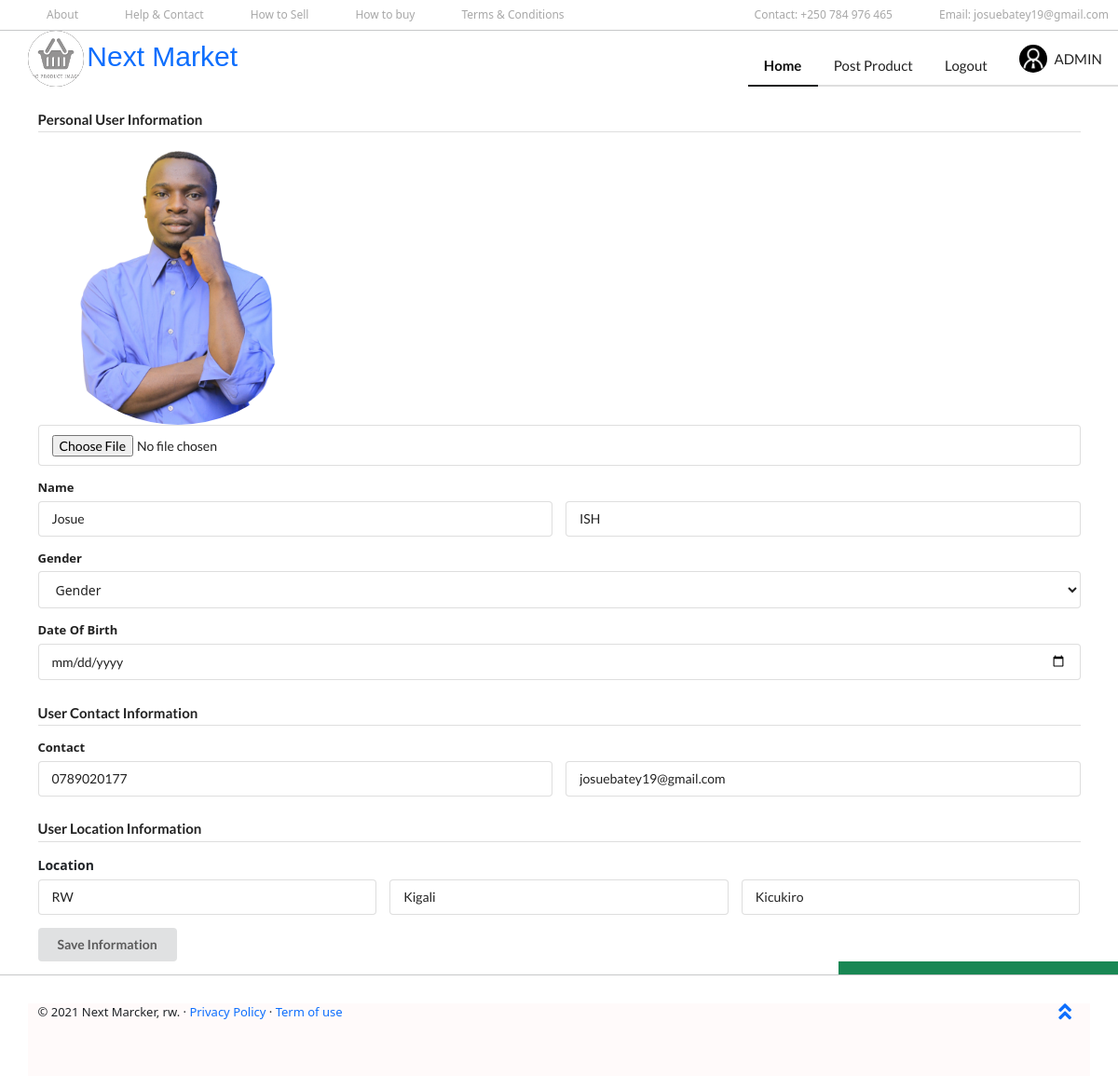
The app's page /accounts/profile/setting/personal-details (signed in) with its own data.
### Item/models.py (models this page shows)
class User(AbstractUser):
    gender = (
        ('O', 'Others'),
        ('M', 'Male'),
        ('F', 'Female')
    )
    dob         = models.DateTimeField(null=True)
    sex         = models.CharField(max_length=10, choices =gender, default='Others')
    picture     = models.ImageField(upload_to='profile/', null=False, blank=False)
    phone        = models.CharField(max_length=255, default='(000) 000 000 000')
    country     = CountryField()
    city        = models.CharField(max_length=255)
    district    = models.CharField(max_length=255, default='Kicukiro')
    def __str__(self):
        return self.username

### Item/views.py (the view, shortened to what this page needs)
# urls.py: path('accounts/profile/setting/personal-details',PersomalDetailsView.as_view(), name='personal_details'),
class PersomalDetailsView(View):
    def get(self, request):
        context ={
            'user' : User.objects.all().filter(username=request.user)
        }
        return render(request, 'accounts/personal-details.html',context)

### templates/accounts/personal-details.html (shortened to what this page needs)
{% extends 'partial/base.html' %}
{% load static %}
{% block content%}
    <main>
        <div class="container">
            <form class="ui form" action="" method="post">
                {% for user_details in user %}
                <h4 class="ui dividing header">Personal User Information</h4>
                <div class="field">
                    <div class="field" style="margin-top:0px; text-align:center;">
                        <img class="ui medium circular image" src="{{user_details.picture.url}}" alt="">
                        <input type="file" name="picture" id="" />
                    </div>
                    <label>Name</label>
                    <div class="two fields">
                      <div class="field">
                        <input type="text" name="first-name" placeholder="First-Name" value="{{user_details.first_name}}">
                      </div>
                      <div class="field">
                        <input type="text" name="last-name" placeholder="Last-Name" value="{{user_details.last_name}}">
                      </div>
                    </div>
                    <div class="field">
                        <label>Gender</label>
                        <select name="gender">
                          <option value="">Gender</option>
                        </select>
                    </div>
                    <div class="field">
                        <label>Date Of Birth</label>
                        <input type="date" name="dob" id="" value="{{user_details.dob}}">
                    </div>
                  </div>
                  <h4 class="ui dividing header">User Contact Information</h4>
                <div class="field">
                    <label>Contact</label>
                    <div class="two fields">
                      <div class="field">
                        <input type="text" name="phone-number" placeholder="Phone Number" value="{{user_details.phone}}">
                      </div>
                      <div class="field">
                        <input type="email" name="email-address" placeholder="Email Address" value="{{user_details.email}}">
                      </div>
                    </div>
                </div>
                <h4 class="ui dividing header">User Location Information</h4>
                <label>Location</label>
                <div class="three fields">
                    <div class="field">
                        <input type="text" name="country" id="" value="{{user_details.country}}" placeholder="Country">
                    </div>
                    <div class="field">
                        <input type="text" name="city" id="" value="{{user_details.city}}" placeholder="city">
                    </div>
                    <div class="field">
                        <input type="text" name="district" id="" value="{{user_details.district}}" placeholder="District">
                    </div>
                </div>
                <div class="field">
                    <button class="ui button" id="" type="submit">Save Information</button>
                </div>
            {% endfor %}
            </form>
        </div>
    </main>
    <div class="text-right bg-success w-25 position-absolute button-0 end-0 p-2" >
    </div>
{% endblock content%}

### Item/templates/partial/base.html (shortened to what this page needs)
{% load static%}
<!DOCTYPE html>
<html lang="en" >
<head>
    <link   href="https://cdn.jsdelivr.net/npm/bootstrap@5.0.2/dist/css/bootstrap.min.css"
            rel="stylesheet"
    >
    <link rel="stylesheet" href="https://cdn.jsdelivr.net/npm/bootstrap-icons@1.5.0/font/bootstrap-icons.css">
    <link rel="stylesheet" href="{% static 'css/bootstrap/bootstrap.min.css' %}">
    <link rel="stylesheet" href="{% static 'css/main.css'%}">
<link rel="stylesheet" href="https://cdnjs.cloudflare.com/ajax/libs/semantic-ui/2.2.2/semantic.min.css"
integrity="sha512-+vQ+jSa1HG6gePn+YmXcXoemUtDTMeEJOM5rs4eS1rClpOnKm2WAZRS/rjWZkSnna1mAMZ8upmOxrJgoUKX9lQ=="
crossorigin="anonymous"
referrerpolicy="no-referrer" />
  <link rel="stylesheet" type="text/css" href="https://cdnjs.cloudflare.com/ajax/libs/semantic-ui/2.4.1/semantic.min.css">
  <link href="https://cdn.jsdelivr.net/npm/bootstrap@5.1.3/dist/css/bootstrap.min.css" rel="stylesheet">
</head>
<body class="">
    <div id="head">
      <div class="ui navbar">
          <a href="" class="item">About</a>
          <a href="" class="item">Help & Contact</a>
          <a href="" class="item">How to Sell</a>
          <a href="" class="item">How to buy</a>
          <a href="" class="item">Terms & Conditions</a>
      </div>
      <div class="ui navbar right contact-head">
          <a href="" class="item">Contact: +250 784 976 465</a>
          <a href="" class="item">Email: josuebatey19@gmail.com</a>
      </div>
    </div>
    <div class="hr"><hr class="p-0 m-0"></div>
    <header class="header">
        <div class="logo">
            <a href="/">
                <img class="ui right spaced avatar image" src="{% static 'images/logo.png'%}" style="background-color: black;">
                Next Market
            </a>
        </div>
        <nav class="nav-base" style="">
          <div class="ui large secondary pointing menu right" style="line-height:30px">
            <a class="item active" href="/">
              Home
            </a>
            <a class="item" href="{% url 'Item:add-item' %}">
              Post Product
            </a>
            {% if  request.user.is_authenticated  %}
            <div class="right menu">
              <a class="ui item" href="{% url 'account_logout' %}">
                Logout
              </a>
            </div>
            {% endif%}
            <a class="item" href="{% url 'Item:profile' %}">
              <img class="ui right spaced avatar image" src="{% static 'images/user.png'%}" style="background-color: black;">
              {{request.user.username|upper}}
            </a>
          </div>
        </nav>
    </header>
    {% block content%}
    {% endblock content%}
    <hr class="featurette-divider">
  <footer class="container pb-5">
    <p class="float-end"><a href="#"><i class="icon angle double up" style="font-size: 22px; "></i> </a></p>
    <p>&copy; 2021 Next Marcker, rw. &middot; <a href="#">Privacy Policy</a> &middot; <a href="#">Term of use</a></p>
  </footer>
</body>
</html>

### static/css/main.css (style rules this page uses)
body { padding: 0px; margin: 0px; background: #dfdfe3; font-family: verdana, "sans-serif"; text-align: justify; box-sizing: border-box; }
* > body a { text-decoration: none; }
.header { display: flex; line-height: 30px; }
header > div { margin-top: 0px; }
#head { display: none; }
.logo { flex: 3; line-height: 30px; }
.logo a { line-height: 50px; margin-left: 10px; font-size: 22px; font-family: Verdana, "Geneva", Tahoma, sans-serif; }
.nav-base { display: none; }
footer { margin-top: 30px; padding-bottom: 50px; background: snow; font-size: 13px; }
@media screen and (min-width: 731px) { .logo img { width: 100px; position: fixed; top: 0px; left: 20px; height: 0px; } }
@media screen and (min-width: 731px) { footer { padding: 0px; } }
@media screen and (min-width: 731px) { header { justify-content: flex-end; } }
@media screen and (min-width: 731px) { .logo { flex: 1; } }
@media screen and (min-width: 731px) { nav { flex: 2; } }
@media screen and (min-width: 1200px) { header { margin-top: 0px; } }
@media screen and (min-width: 1200px) { #head { display: inline-flex; position: relative; background: white; width: 100%; } }
@media screen and (min-width: 1200px) { #head a { padding-left: 50px; margin-right: 0px; text-align: center; color: rgb(81, 81, 81, 0.5); font-size: 12px; } }
@media screen and (min-width: 1200px) { #head .contact-head { position: absolute; right: 10px; } }
@media screen and (min-width: 1200px) { .logo a { line-height: 50px; margin-left: 10px; font-size: 30px; } }
@media screen and (min-width: 1200px) { .nav-base { display: flex; justify-content: flex-end; text-transform: uppercase; } }

### records on screen
User: user.username "ADMIN", picture (picture), first-name "Josue", last-name "ISH", phone-number "0789020177", email-address "josuebatey19@gmail.com", country "RW", city "Kigali", district "Kicukiro"
